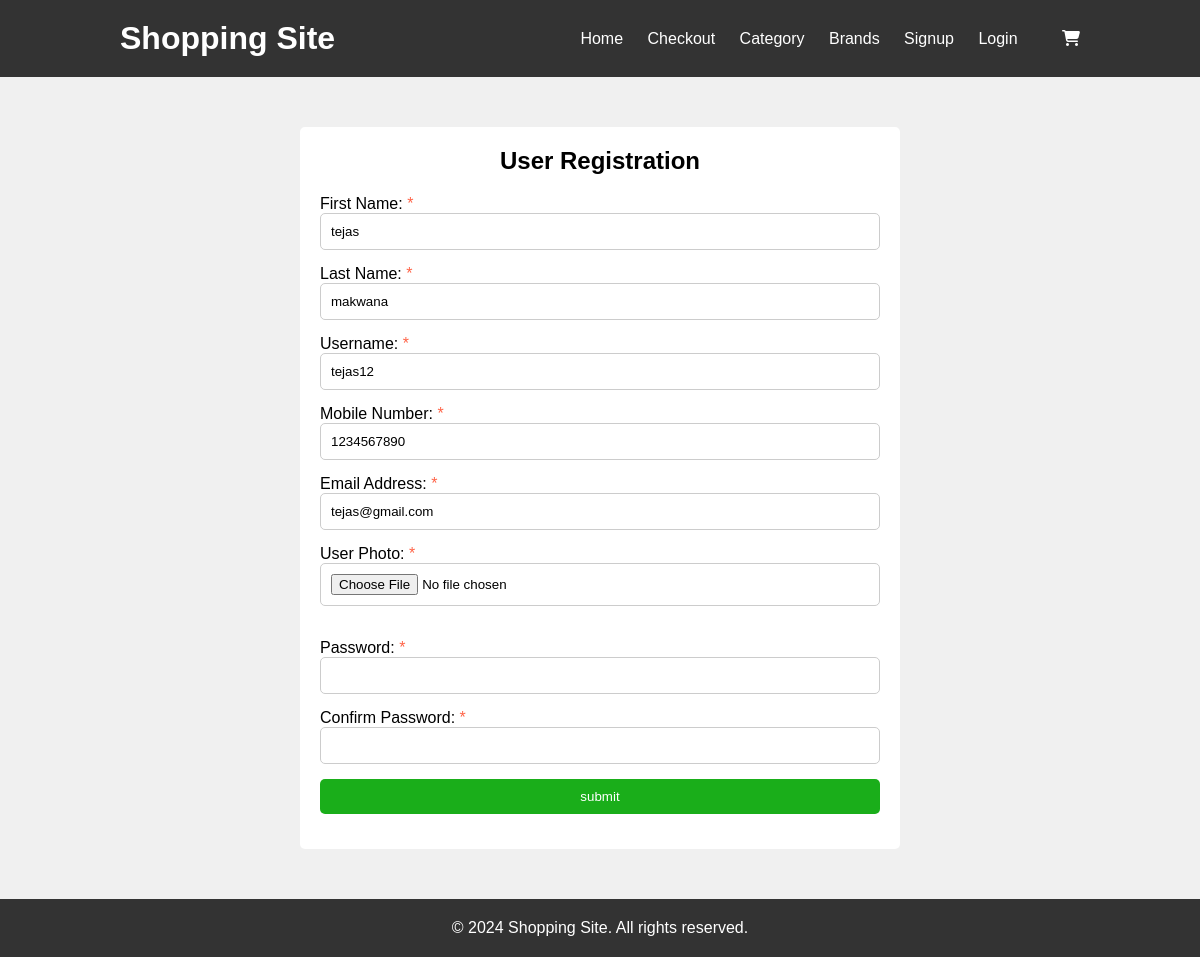
The app's page /signup.php?id=25 with its own data.
### tables this page shows
CREATE TABLE `users` (
  `first_name` varchar(255) NOT NULL,
  `last_name` varchar(255) NOT NULL,
  `username` varchar(255) NOT NULL,
  `mobile` bigint(20) NOT NULL,
  `email` varchar(255) NOT NULL,
  `photo` varchar(255) NOT NULL,
  `password` varchar(255) NOT NULL,
  `id` int(11) NOT NULL
);

### signup.php (the view, shortened to what this page needs)
<?php
require_once './db_connection.php';
require_once('./header.php');
$nameErr = $lnameErr = $usernameErr = $emailErr = $mobileErr = $emailErr = $pswErr = $confirm_passwordErr = $photoErr = "";
$nameErr = $emailErr = $mobileErr = $genderErr = $first_name = $email = $mobile = $psw = $last_name = $username = $photo = "";
$id = isset($_GET['id']) ? $_GET['id'] : '';
if (!empty($id) && isset($id)) {
	$sql1 = "SELECT * FROM users where id=" . $id;
	$res1 = mysqli_query($conn, $sql1);
	$col1 = mysqli_fetch_assoc($res1);
	$first_name = $col1['first_name'];
	$last_name = $col1['last_name'];
	$username = $col1['username'];
	$mobile = $col1['mobile'];
	$email = $col1['email'];
}
?>
<div class="registration__container">
		<h2 class="registration__title">User Registration</h2>
		<form id="myForm" onsubmit="return validateForm()" action="" method="POST" enctype="multipart/form-data">
			<label class="registration__label" for="first_name">First Name:</label> <span class="error-message">*<?php echo $nameErr; ?></span><br>
			<input class="registration__input" type="text" id="first_name" name="first_name" value="<?php echo $first_name ?>"><br>
			<label class="registration__label" for="last_name">Last Name:</label> <span class="error-message">*<?php echo $lnameErr; ?></span><br>
			<input class="registration__input" type="text" id="last_name" name="last_name" value="<?php echo $last_name ?>"><br>
			<label class="registration__label" for="username">Username:</label> <span class="error-message">*<?php echo $usernameErr; ?></span><br>
			<input class="registration__input" type="text" id="username" name="username" value="<?php echo $username ?>"><br>
			<label class="registration__label" for="mobile">Mobile Number:</label> <span class="error-message">*<?php echo  $mobileErr; ?></span><br>
			<input class="registration__input" type="tel" id="mobile" name="mobile" value="<?php echo $mobile ?>"><br>
			<label class="registration__label" for="email">Email Address:</label> <span class="error-message">*<?php echo $emailErr; ?></span><br>
			<input class="registration__input" type="email" id="email" name="email" value="<?php echo $email ?>"><br>
			<label class="registration__label" for="photo">User Photo:</label> <span class="error-message">*<?php echo $photoErr; ?></span><br>
			<input class="registration__input" type="file" id="photo" name="photo" accept="image/jpeg, image/png"><br>
			<br>
			<label class="registration__label" for="password">Password:</label> <span class="error-message">*<?php echo  $pswErr; ?></span><br>
			<input class="registration__input" type="password" id="password" name="password" value=""><br>
			<label class="registration__label" for="confirm_password">Confirm Password:</label> <span class="error-message">*<?php echo $confirm_passwordErr; ?></span><br>
			<input class="registration__input" type="password" id="confirm_password" name="confirm_password"><br>
			<input class="registration__input" type="submit" value="submit" name="submit">
		</form>
	</div>
<?php
require_once('./footer.php');
?>

### css/user_style.css (style rules this page uses)
:root { --blue: #2980b9; --red: tomato; --green: rgb(26, 174, 26); --orange: rgb(218, 167, 73); --black: #333; --white: #fff; --table-bg-color: #f0f0f0; --table-border-color: #ccc; --bg-color: #f0f0f0; --dark-bg: rgba(0, 0, 0, .7); --box-shadow: 0 .5rem 1rem rgba(0, 0, 0, .1); --border: .1rem solid #999; }
* { margin: 0; padding: 0; box-sizing: border-box; }
body { font-family: Arial, sans-serif; background-color: var(--bg-color); display: flex; min-height: 100vh; flex-direction: column; }
.error-message { color: var(--red); margin-bottom: 10px; }
.registration__container { width: 50%; margin: 50px auto; background-color: var(--white); padding: 20px; border-radius: 5px; box-shadow: 0 0 10px var(--box-shadow); }
.registration__title { text-align: center; margin-bottom: 20px; }
.registration__input { width: 100%; padding: 10px; margin-bottom: 15px; border: 1px solid var(--table-border-color); border-radius: 5px; box-sizing: border-box; }
input[type="submit"] { background-color: var(--green); color: var(--white); border: none; cursor: pointer; }

### records on screen
users: first_name "tejas", last_name "makwana", username "tejas12", mobile "1234567890", email "tejas@gmail.com"
